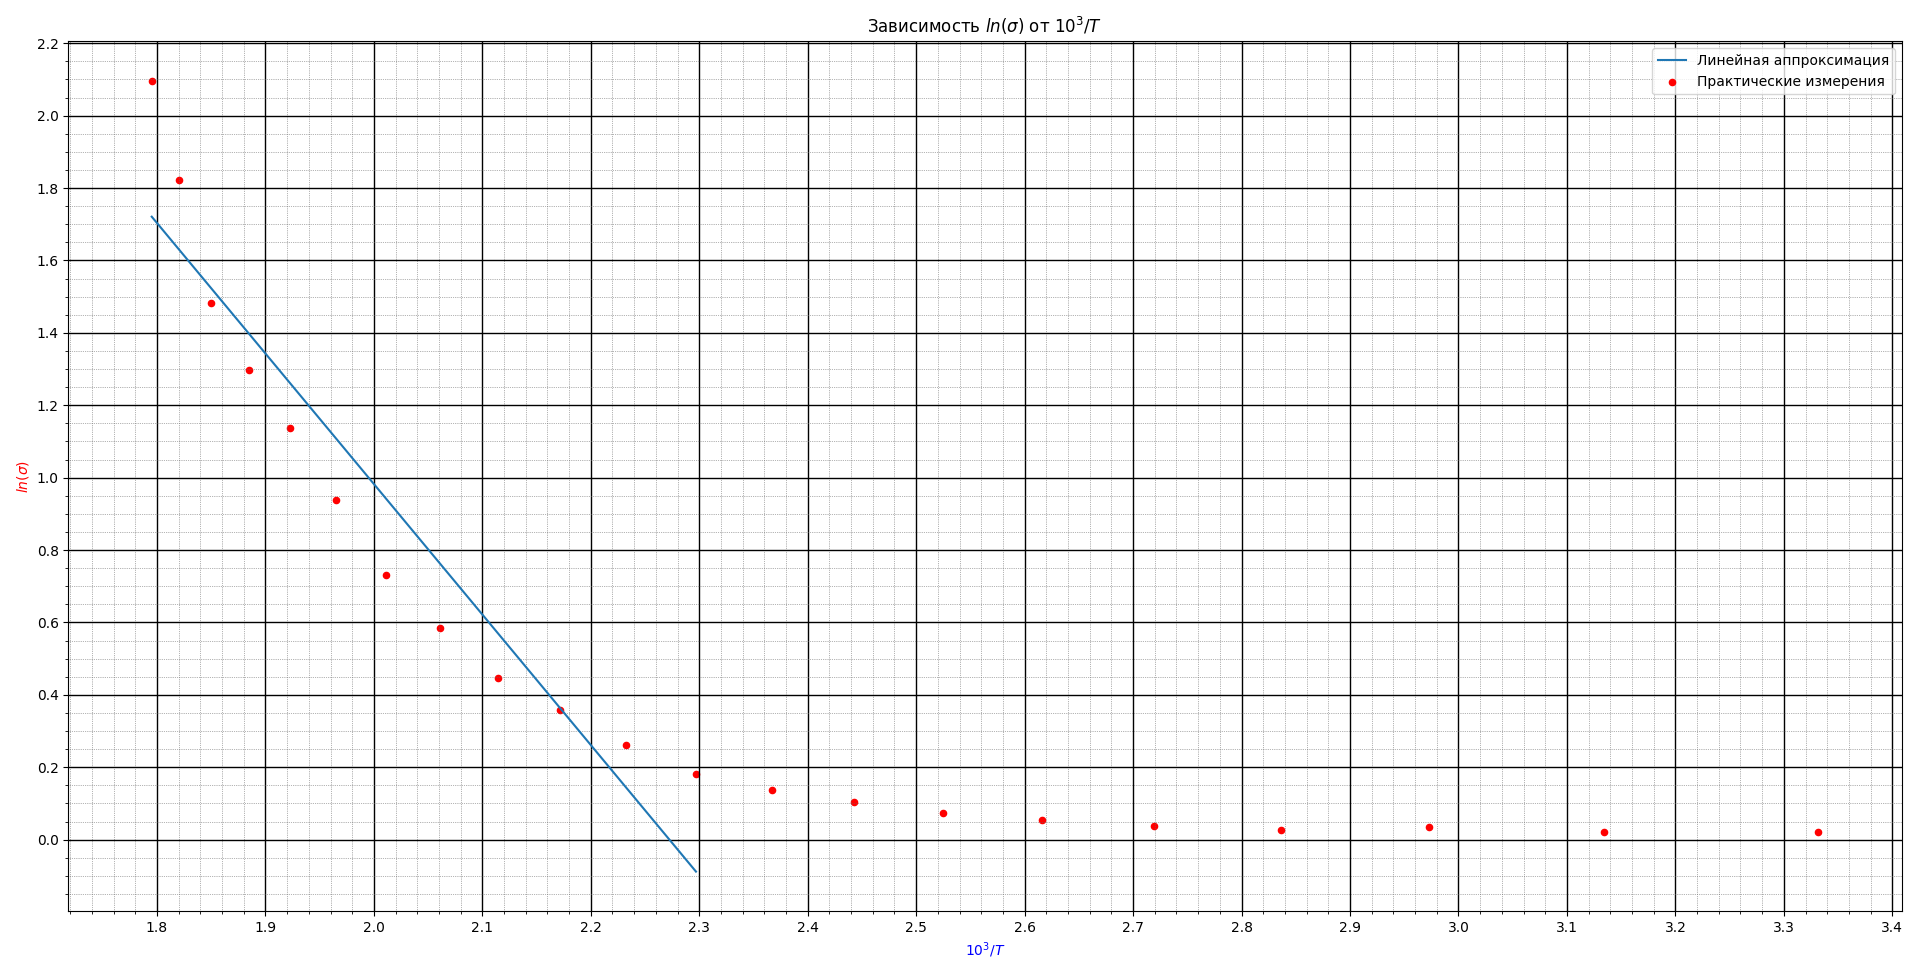

Source code (Python):
import matplotlib.pyplot as plt
import matplotlib.ticker as ticker
import numpy as np

EDS = [0, 0.5, 1, 1.5, 2, 2.5, 3, 3.5, 4, 4.5, 5, 5.5, 6, 6.5, 7, 7.5, 8, 8.5, 9, 9.5, 10]			# первый столбец - y
I_ob = [7, 7, 7, 7, 7, 7, 7, 7, 7, 7, 7, 7, 7, 8, 10, 13, 16, 19, 22, 31, 39]			# второй стобец - x
I_k = [88.5, 85.6, 51.95, 64.5, 47, 31.95, 24.35, 16.8, 12.95, 9.8, 6.8, 4.95, 3.95, 3.45, 3.45, 3.5, 3.55, 3.7, 3.75, 4.3, 4.7]
R = 10
a = 0.4
d = 0.14
l = 0.7
sigma = []
for i in np.arange(0, 21):
    sigma.append(np.log((l)/(a*d))*(I_ob[i]/(I_k[i]*R)))
temp = []
for i in np.arange(0, 21):
    temp.append(1000/(-0.020*EDS[i]**4+0.420*EDS[i]**3-3.577*EDS[i]**2+39.46*EDS[i]+27+273.15))
x = np.arange(0, 20)
p = np.polyfit(temp[9:23], sigma[9:23], 1)				# создание полинома первой степени - апроксимация
ya = np.polyval(p, temp[9:23])				# координаты y для полинома

fig = plt.figure() 					# тело графика
plt.title (r"Зависимость $ln(\sigma)$ от $10^3/T$")	    # название графика
plt.xlabel(r"$10^3/T$", fontsize=10, color='blue')		# ось абсцисс (x)
plt.ylabel(r"$ln(\sigma)$", fontsize=10, color='red') 		# ось ординат (y)
plt.plot(temp[9:23], ya, label='Линейная аппроксимация')        # график - апрокимация (прямая)

ax = fig.gca()          # возвращает текущую систему координат, not off

plt.scatter(temp, sigma, s = 20, c='red', marker="o", alpha = 1, label='Практические измерения')     # отображение точек
plt.legend()   			# Отобразить легенду - label

# #  Устанавливаем интервал основных и вспомогательных делений:
ax.xaxis.set_major_locator(ticker.MultipleLocator(0.1))
ax.xaxis.set_minor_locator(ticker.MultipleLocator(0.01))
ax.yaxis.set_major_locator(ticker.MultipleLocator(0.2))
ax.yaxis.set_minor_locator(ticker.MultipleLocator(0.02))

# #  Добавляем линии основной сетки:
ax.grid(which='major', color = 'k', linewidth = 1)

#  Включаем видимость вспомогательных делений:
ax.minorticks_on()
#
#  Вид вспомогательной сетки:
ax.grid(which='minor', color = 'dimgrey', linestyle = ':', linewidth = 0.5)
#
plt.show()
print(f'темп {temp}')
print(f'сигма {sigma}')

# https://pyprog.pro/mpl/mpl_short_guide.html
# https://devpractice.ru/matplotlib-lesson-1-quick-start-guide/
# https://python-scripts.com/matplotlib#1
# https://pyprog.pro/mpl/mpl_adding_a_line.html
